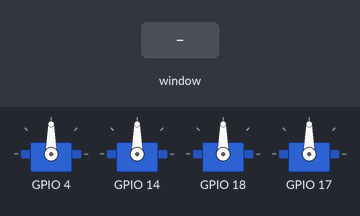
Simulated run of this program. Board: Raspberry Pi (BCM pin numbers). Shown: 4 × servo. The inputs (shaded band) are chosen by the test bench. The desktop window is not drawn, its controls go by their first labels and the mouse button is held 0.15 s; servo angles are drawn from the pulse width (0.5 ms = 0°, 2.5 ms = 180°).

Above: at 1.2 s.
1.3 s: slider 1 in the window set to 45
At 1.8 s:
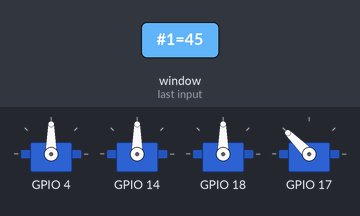
2.8 s: slider 1 in the window set to -45
At 4.0 s:
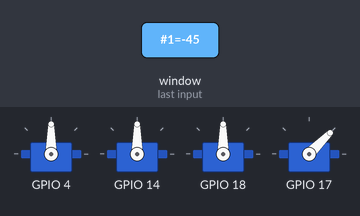
4.3 s: slider 1 in the window set to -22
At 5.3 s:
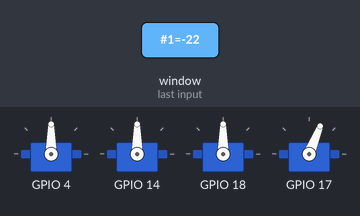
5.8 s: slider 1 in the window set to 0
At 6.4 s:
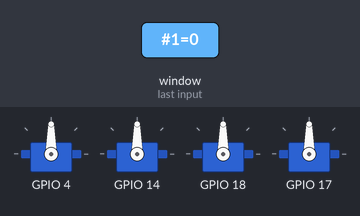
7.3 s: slider 2 in the window set to 45
At 8.7 s:
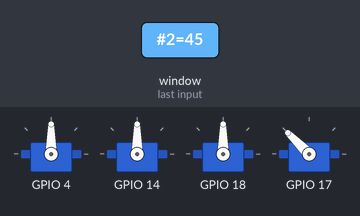
Timing chart, 0 to 9.8 s (numbered marks = the images above; inputs shaded):
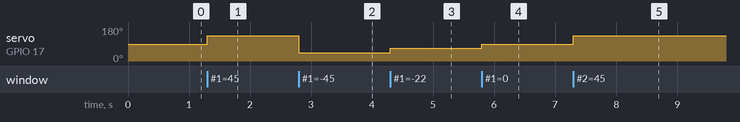

The program:

servo_gui_sw.py
```python
#!/usr/bin/env python3
''' servo_gui_sw.py

 HARDWARE SETUP
 GPIO
 2[=VX1=2=======]26[=======]40
 1[===0=3=======]25[=======]39
 V=5V X=Gnd
 Servo 0=Base 1=Shoulder 2=Elbow 3=Claw
'''
from guizero import App, Slider, Text
from gpiozero import AngularServo

SERVO_MIN = -45  # - degrees
SERVO_MAX = 45   # + degrees
NAMES = ["Base", "Shoulder", "Elbow", "Claw"]
PINS = ["BOARD7", "BOARD8", "BOARD12", "BOARD11"]

SERVO_CTL = []
for i, name in enumerate(NAMES):
    def func(position):
        ''' slider call function '''
        servo_control(position, i)
    SERVO_CTL.append(func)

def servo_control(position, channel):
    ''' control server position '''
    MY_SERVO[channel].angle = int(position)

APP = App(height=90*len(PINS))
MY_SERVO = []
for i, pin in enumerate(PINS):
    text = Text(APP, text=NAMES[i])
    slide = Slider(APP, start=SERVO_MIN, end=SERVO_MAX,
                   height='fill', width='fill',
                   command=SERVO_CTL[i])
    slide.value = ((SERVO_MAX-SERVO_MIN)/2)+SERVO_MIN
    MY_SERVO.append(
        AngularServo(
            pin,
            initial_angle=((SERVO_MAX-SERVO_MIN)/2)+SERVO_MIN,
            min_angle=SERVO_MIN,
            max_angle=SERVO_MAX))

APP.display()
#End
```

Measured:
- after the input at 1.3 s, servo on GPIO 17: 90° → 135° at once
- after the input at 2.8 s, servo on GPIO 17: 135° → 45° at once
- after the input at 4.3 s, servo on GPIO 17: 45° → 68° at once
- after the input at 5.8 s, servo on GPIO 17: 68° → 90° at once
- after the input at 7.3 s, servo on GPIO 17: 90° → 135° at once
